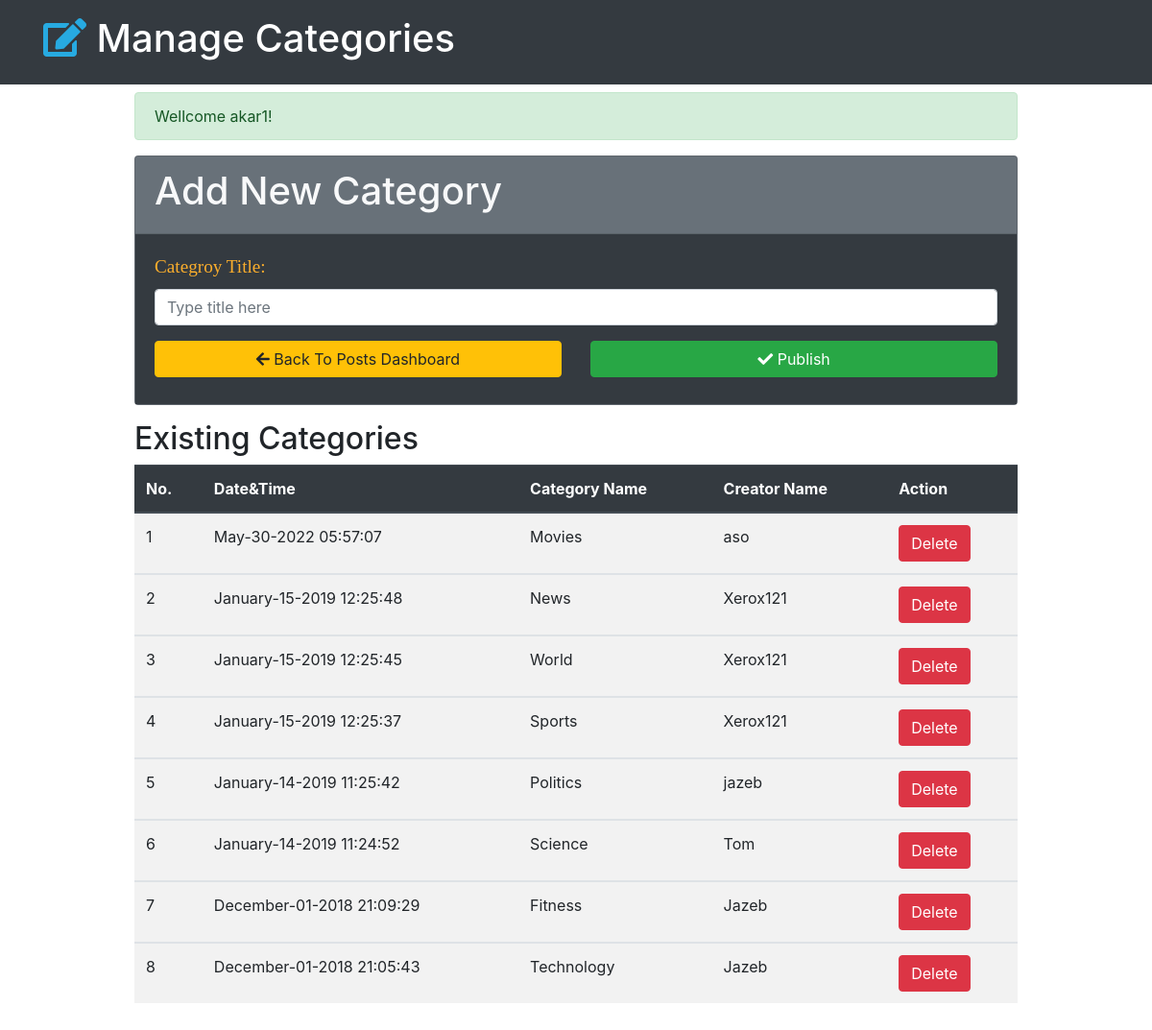
Screenshot of /aso/Categories.php (signed in) with the database file from the repository.
### tables this page shows
CREATE TABLE IF NOT EXISTS `category` (
  `id` int(10) NOT NULL AUTO_INCREMENT,
  `title` varchar(50) NOT NULL,
  `author` varchar(50) NOT NULL,
  `datetime` varchar(50) NOT NULL,
  PRIMARY KEY (`id`)
);

### aso/Categories.php (the view, shortened to what this page needs)
<?php require_once("Includes/Sessions.php"); ?>
<!DOCTYPE html>
<html lang="en">
<head>
  <link rel="stylesheet" href="https://use.fontawesome.com/releases/v5.6.3/css/all.css">
  <link rel="stylesheet" href="https://stackpath.bootstrapcdn.com/bootstrap/4.2.1/css/bootstrap.min.css">
  <link rel="stylesheet" href="Css/Styles.css">
</head>
<body>
    <header class="bg-dark text-white py-3">
      <div class="container">
        <div class="row">
          <div class="col-md-12">
          <h1><i class="fas fa-edit" style="color:#27aae1;"></i> Manage Categories</h1>
          </div>
        </div>
      </div>
    </header>
<section class="container py-2 mb-4">
  <div class="row">
    <div class="offset-lg-1 col-lg-10" style="min-height:400px;">
      <?php
       echo SuccessMessage();
       ?>
      <form class="" action="Categories.php" method="post">
        <div class="card bg-secondary text-light mb-3">
          <div class="card-header">
            <h1>Add New Category</h1>
          </div>
          <div class="card-body bg-dark">
            <div class="form-group">
              <label for="title"> <span class="FieldInfo"> Categroy Title: </span></label>
               <input class="form-control" type="text" name="CategoryTitle" id="title" placeholder="Type title here" value="">
            </div>
            <div class="row">
              <div class="col-lg-6 mb-2">
                <a href="posts.php" class="btn btn-warning btn-block"><i class="fas fa-arrow-left"></i> Back To Posts Dashboard</a>
              </div>
              <div class="col-lg-6 mb-2">
                <button type="submit" name="Submit" class="btn btn-success btn-block">
                  <i class="fas fa-check"></i> Publish
                </button>
              </div>
            </div>
          </div>
        </div>
      </form>
      <h2>Existing Categories</h2>
      <table class="table table-striped table-hover">
        <thead class="thead-dark">
          <tr>
            <th>No. </th>
            <th>Date&Time</th>
            <th> Category Name</th>
            <th>Creator Name</th>
            <th>Action</th>
          </tr>
        </thead>
      <?php
      global $ConnectingDB;
      $sql = "SELECT * FROM category ORDER BY id desc";
      $Execute =$ConnectingDB->query($sql);
      $SrNo = 0;
      while ($DataRows=$Execute->fetch()) {
        $CategoryId = $DataRows["id"];
        $CategoryDate = $DataRows["datetime"];
        $CategoryName = $DataRows["title"];
        $CreatorName= $DataRows["author"];
        $SrNo++;
      ?>
      <tbody>
        <tr>
          <td><?php echo htmlentities($SrNo); ?></td>
          <td><?php echo htmlentities($CategoryDate); ?></td>
          <td><?php echo htmlentities($CategoryName); ?></td>
          <td><?php echo htmlentities($CreatorName); ?></td>
          <td> <a href="DeleteCategory.php?id=<?php echo $CategoryId;?>" class="btn btn-danger">Delete</a>  </td>
      </tbody>
      <?php } ?>
      </table>
    </div>
  </div>
</section>
</body>
</html>

### aso/Css/Styles.css (style rules this page uses)
.FieldInfo { color: rgb(251, 174, 44); font-family: Bitter,Georgia,"Times New Roman",Times,serif; font-size: 1.2em; }

### rows the page displays
category: datetime "May-30-2022 05:57:07", title "Movies", author "aso"
category: datetime "January-15-2019 12:25:48", title "News", author "Xerox121"
category: datetime "January-15-2019 12:25:45", title "World", author "Xerox121"
category: datetime "January-15-2019 12:25:37", title "Sports", author "Xerox121"
category: datetime "January-14-2019 11:25:42", title "Politics", author "jazeb"
category: datetime "January-14-2019 11:24:52", title "Science", author "Tom"
category: datetime "December-01-2018 21:09:29", title "Fitness", author "Jazeb"
category: datetime "December-01-2018 21:05:43", title "Technology", author "Jazeb"

### other values shown
SuccessMessage() "Wellcome akar1!"
